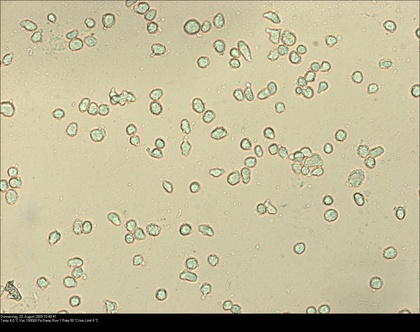
%> input picture Versuch2/bilder/Zellen.jpg, 420 x 332 px, shrunk from 1392 x 1100 before the run
$ octave houghCircle_demo.m   (GNU Octave 9; MATLAB toolbox functions it lacks are replaced by stand-ins)
%> lines starting %> are read from the running program, lines starting %| are printed output that depends on the picture; in (x1, y1, x2, y2) boxes, pixels count from 0 and x2, y2 are one past the last pixel; in counts of white or black regions, pixels touching at a corner belong together; the program's own positions count from 1
### Versuch2/houghCircle.m
function [mOut, nOut, rOut] = houghCircle(E, nc, minR, maxR)
% Findet nc Kreise in einem Kantenbild E mit Radius zwischen minR und maxR
% mit Hilfe der Hough-Transformation für Kreise.
%
% Eingabe: E - Kantenbild
%          nc - maximale Anzahl an Kreisen
%          minR, maxR - minimaler/maximaler Radius der gesuchten Kreise
% Ausgabe: [mOut, nOut, rOut] - Parameter der gefundenen Kreise
%                               (Mittelpunkt, Radius)

    % Initialisierung
    mOut = zeros(1, nc);
    nOut = zeros(1, nc);
    rOut = zeros(1, nc);

    % Bestimmung aller Kantenpixel im Kantenbild
    %edgeY
    % Befehl: find


        % TODO
    [edgeX, edgeY] = find(E);


    % Initialisierung der dreidimensionalen (m, n, r) Akkumulatormatrix A
    % mit geeigneter Quantisierung der Parameter
    %
    % Befehl: zeros


        % TODO
    A = zeros(size(E, 1), size(E, 2), maxR - minR + 1);

    A_update = getAccumulatorUpdate(minR, maxR);

    % Kantenpixel durchlaufen und Akkumulatormatrix erhöhen, d.h.
    % Update-Maske an entsprechender Position addieren.
    %
    % Matlab kann nur Matrizen gleicher Größe addieren, Sie müssen daher
    % den entsprechenden Bereich aus der Akkumulatormatrix auswählen.
    %
    % Achten Sie auch auf eine geeignete Randbehandlung.


    for i = 1:length(edgeX)
        x = edgeX(i);
        y = edgeY(i);

        if x - maxR < 1 || x + maxR > size(E, 2) || y - maxR < 1 || y + maxR > size(E, 1)
            continue;
        end

        region = A(y - maxR : y + maxR, x - maxR : x + maxR, :);
        region = region + A_update;
        A(y - maxR : y + maxR, x - maxR : x + maxR, :) = region;
    end

    % finde die nc größten Punkte in der Akkumulatormatrix
    % ensprechende Parameter werden in die Vektoren m, n, r geschrieben
    for it = 1:nc
        thr = round((maxR + minR)/2);
        thr = round((maxR + minR)/4);
        [~, ind] = max(A(:));
        [mOut(it), nOut(it), rOut(it)] = ind2sub(size(A), ind);
        % A(mOut(it), nOut(it), rOut(it)) = 0;
        A(mOut(it)-thr:mOut(it)+thr, nOut(it)-thr:nOut(it)+thr, rOut(it)-thr:rOut(it)+thr) = 0;
        % A(max(mOut(it)-thr, 1):min(mOut(it)+thr, size(A, 1)), max(nOut(it)-thr, 1):min(nOut(it)+thr, size(A, 2)), max(rOut(it)-thr, 1):min(rOut(it)+thr, size(A, 3))) = 0;
    end
end

### Versuch2/getAccumulatorUpdate.m
function AUpdate = getAccumulatorUpdate(minR, maxR)

    % Bestimmung einer Maske zur Erhöhung der Akkumulatormatrix:
    % Für jeden Kantenpixel müssen die Zellen der Matrix erhöht werden, die
    % den Kantenpixel generiert haben können. Zur Beschleunigung des
    % Verfahrens kann dies als Maske vorab initialisiert werden.

    % 1. Initialisierung der dreidimensionalen Maske (AUpdate) in
    %    geeigneter Größe
    %    1./2. Dimension: Mittelpunkt (m, n) der Kreise
    %    3.    Dimension: Radius (r) des Kreises
    %
    %    Befehl: zeros


    	% TODO
    M = 2*maxR+1;
    N = 2*maxR+1;
    R = maxR - minR + 1;
    AUpdate = zeros(M, N, R);


    % 2. In der Maske für jeden Radius r die Punkte auf 1 setzen, deren
    %    Abstand zum Bildmittelpunkt (gerundet) r entspricht.
    %
    %    mögliche Lösung: (m, n)-Werte der Maske durchlaufen und Abstand zum
    %    Mittelpunkt (Radius r) bestimmen und das Tripel (m, n, r) in der
    %    Maske auf 1 setzen, wenn r im relevanten Bereich ist.


    % TODO
    center = [maxR + 1, maxR + 1];
    for m = 1:M
        for n = 1:N
            dist = round(sqrt((m - center(1))^2 + (n - center(2))^2));
            if dist >= minR && dist <= maxR
                rIndex = dist - minR + 1;
                AUpdate(m, n, rIndex) = 1;
            end
        end
    end
end

### Versuch2/houghCircle_demo.m
I = imread('bilder/Zellen.jpg');
%> I is the input picture: size 332x420x3 uint8; mean R, G, B 193.6, 186.6, 154.4
grayI = rgb2gray(I);
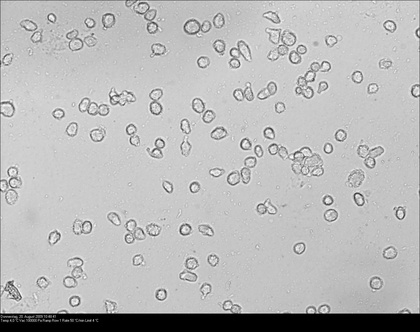
%> grayI: size 332x420 uint8; min 0, max 252, mean 185
grayI = imgaussfilt(grayI, 5);
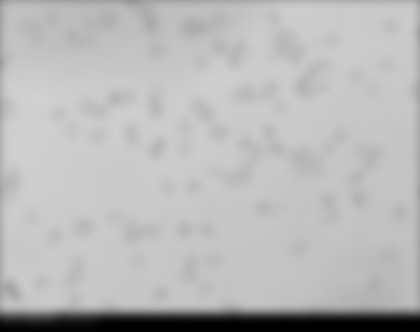
%> grayI: size 332x420 uint8; min 0, max 208, mean 184.5
% grayI = imbilatfilt(grayI, 75, 9);
edges = edge(grayI, 'canny');
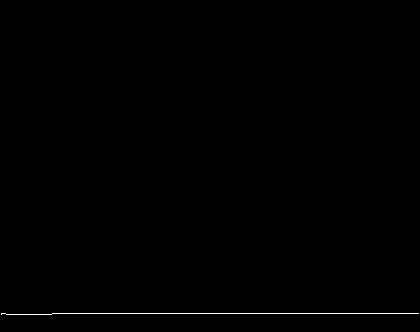
%> edges: size 332x420 logical; 0.3% white in thin lines or dots, all inside (x1, y1, x2, y2) = (1, 313, 419, 315)
[mOut, nOut, rOut] = houghCircle(edges, 100, 10, 26);
%> in houghCircle, `[edgeX, edgeY] = find(E);`: edgeX = 419 values from 314 to 315; edgeY = 419 values from 2 to 419
%> the loop in houghCircle, `for i = 1:length(edgeX)` made 419 passes
%> (x, y) on passes 1 to 3: (314, 2), (315, 2), (314, 3)
%> the loop in houghCircle, `for it = 1:nc` made 55 passes
%> ind on passes 1 to 12: 2187595, 2203873, 2187274, 2187284, 2187294, 2187304, 2187314, 2187324, 2187334, 2187344, 2187354, 2187364
%> the run ends on the next line

$ run again, with Versuch2/bilder/false_found.png saved as Versuch2/bilder/Zellen.jpg
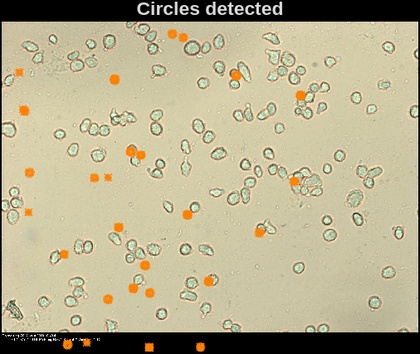
%> input picture Versuch2/bilder/false_found.png, 420 x 354 px, shrunk from 506 x 426 before the run
%> I is the input picture: size 354x420x3 uint8; mean R, G, B 181.1, 173.1, 142.2
%> `grayI = imgaussfilt(grayI, 5);`:
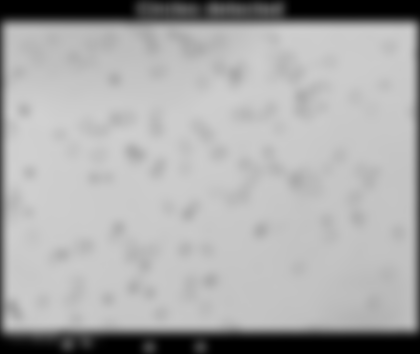
%> grayI: size 354x420 uint8; min 0, max 208, mean 171
%> `edges = edge(grayI, 'canny');`:
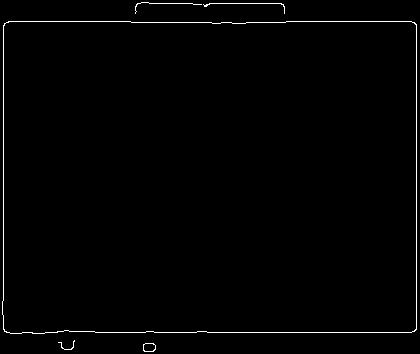
%> edges: size 354x420 logical; 1.1% white in thin lines or dots
%> edgeX = 1692 values from 3 to 352; edgeY = 1692 values from 3 to 417
%> the loop in houghCircle, `for i = 1:length(edgeX)` made 1692 passes
%> (x, y) on passes 1 to 3: (302, 3), (303, 3), (304, 3)
%> the loop in houghCircle, `for it = 1:nc` made 1 pass
%> ind on pass 1: 120864

$ run again, with Versuch2/bilder/found.png saved as Versuch2/bilder/Zellen.jpg
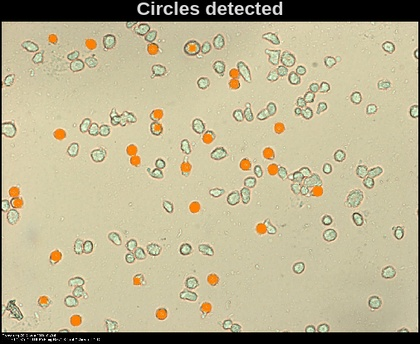
%> input picture Versuch2/bilder/found.png, 420 x 344 px, shrunk from 506 x 414 before the run
%> I is the input picture: size 344x420x3 uint8; mean R, G, B 186.4, 177.9, 146
%> `grayI = imgaussfilt(grayI, 5);`:
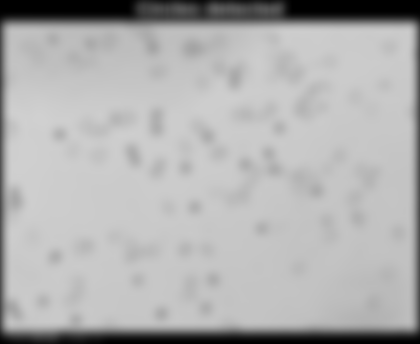
%> grayI: size 344x420 uint8; min 0, max 208, mean 175.7
%> `edges = edge(grayI, 'canny');`:
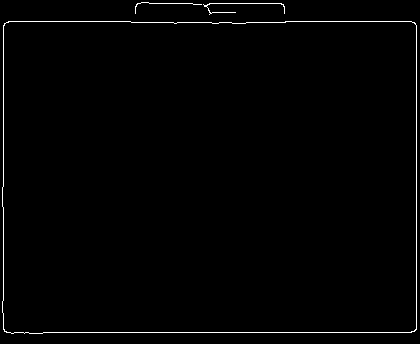
%> edges: size 344x420 logical; 1.1% white in thin lines or dots
%> edgeX = 1655 values from 3 to 334; edgeY = 1655 values from 3 to 417
%> the loop in houghCircle, `for i = 1:length(edgeX)` made 1655 passes
%> (x, y) on passes 1 to 3: (188, 3), (189, 3), (190, 3)
%> the loop in houghCircle, `for it = 1:nc` made 57 passes
%> ind on passes 1 to 8: 2273187, 2290056, 2272857, 2272867, 2272877, 2272887, 2272897, 2272907
